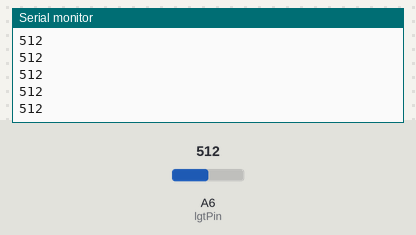
A sketch run on a simulated Arduino Nano, built with avr-gcc and run on an emulated ATmega328P. Shown: the last lines printed to the serial monitor. The test bench sets the inputs (shaded band); at power-on: A6 (lgtPin) = 512.

Above: at 1.2 s.
1.3 s: A6 (lgtPin) set to 716
At 1.8 s:
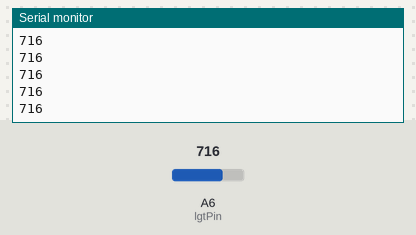
2.8 s: A6 (lgtPin) set to 900
At 3.5 s:
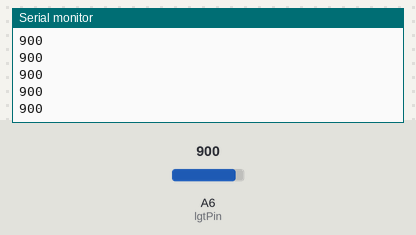
Timing chart, 0 to 5.8 s (numbered marks = the images above; inputs shaded):
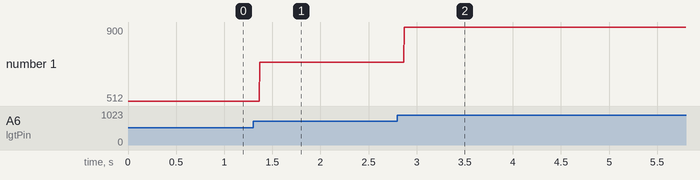

The sketch:

lightRead.ino
```cpp
const int lgtPin = A6;

void setup()
{
  pinMode(lgtPin, INPUT);
  Serial.begin(9600);
}

void loop()
{
  Serial.println(analogRead(lgtPin)); //Max value is 823
}
```

Measured:
- after the input at 1.3 s, the serial monitor: prints a new line after 0.07 s (image 1)
- after the input at 2.8 s, the serial monitor: prints a new line after 0.07 s (image 2)
- plotted number 1: 512 → 716 after the input at 1.3 s, 716 → 900 after the input at 2.8 s
